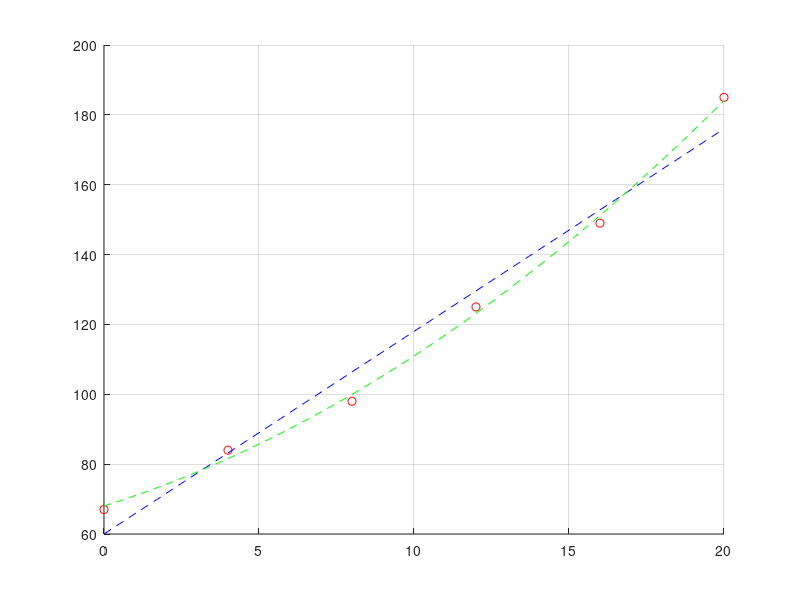

Write MATLAB code to recreate this figure.
clear all; close all;clc;

% Data points
x = [0  4  8  12  16  20];
y = [67 84 98 125 149 185];

n=length(x);

m = ( (n.*(sum(x.*y))) - (sum(x).*sum(y))   ) / ((n.*(sum(x.^2))) - ((sum(x))).^2);
c = mean(y) - m.*mean(x);

X = 0:0.1:20;
Y = m.*X + c;

figure(1)
hold on;
plot(x,y, 'ro');
plot(X,Y, 'b--');
grid on;

x = [0  4  8  12  16  20];

P = [n sum(x) sum(x.^2)
    sum(x) sum(x.^2) sum(x.^3)
    sum(x.^2) sum(x.^3) sum(x.^4)
    ];
Q = [sum(y) sum(x.*y) sum(x.^2 .*y)].';

A = P\Q;

c = A(1);
b = A(2);
a = A(3);

X = 0:0.1:20;
Y = (a*(X.^2))+b*X +c;

figure(1)
plot(X,Y, 'g--');
grid on;

Ypred = (a*(x.^2))+b*x +c;
SSE = sum((Ypred-y).^2)
